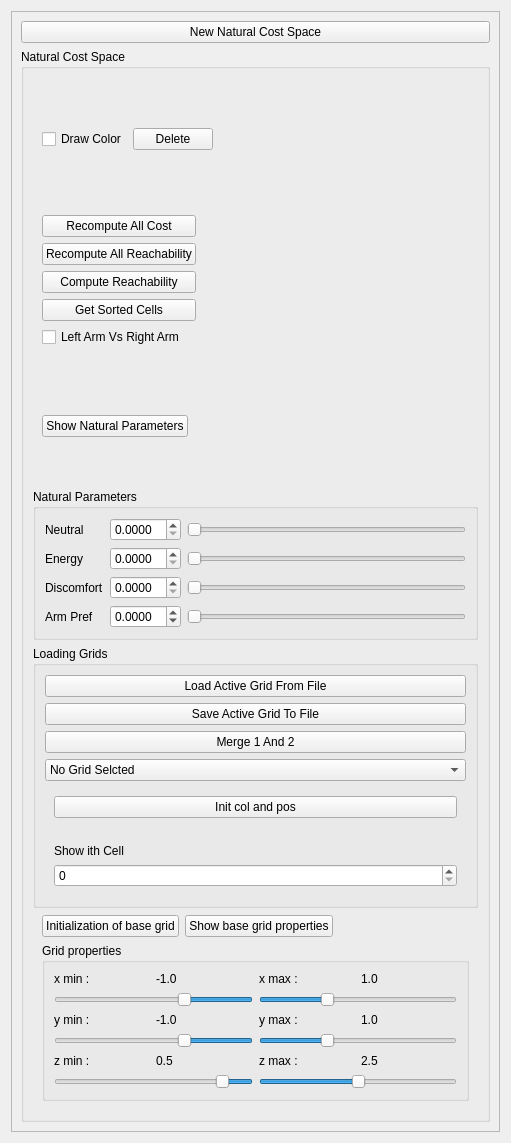
<?xml version="1.0" encoding="UTF-8"?>
<ui version="4.0">
 <class>NaturalWidget</class>
 <widget class="QWidget" name="NaturalWidget">
  <property name="geometry">
   <rect>
    <x>0</x>
    <y>0</y>
    <width>511</width>
    <height>1143</height>
   </rect>
  </property>
  <property name="windowTitle">
   <string>Form</string>
  </property>
  <layout class="QVBoxLayout" name="verticalLayout">
   <item>
    <widget class="QScrollArea" name="scrollArea">
     <property name="widgetResizable">
      <bool>true</bool>
     </property>
     <widget class="QWidget" name="scrollAreaWidgetContents">
      <property name="geometry">
       <rect>
        <x>0</x>
        <y>0</y>
        <width>491</width>
        <height>1123</height>
       </rect>
      </property>
      <layout class="QVBoxLayout" name="verticalLayout_6">
       <item>
        <widget class="QPushButton" name="pushButtonNewNaturalCostSpace">
         <property name="text">
          <string>New Natural Cost Space</string>
         </property>
        </widget>
       </item>
       <item>
        <widget class="QGroupBox" name="HRICSNatural">
         <property name="title">
          <string>Natural Cost Space</string>
         </property>
         <layout class="QVBoxLayout" name="verticalLayout_2">
          <item>
           <widget class="QWidget" name="widget_2" native="true">
            <layout class="QHBoxLayout" name="horizontalLayout_4">
             <item>
              <widget class="QCheckBox" name="checkBoxDrawNaturalColor">
               <property name="text">
                <string>Draw Color</string>
               </property>
              </widget>
             </item>
             <item>
              <widget class="QPushButton" name="pushButtonDeleteNaturalCostSpace">
               <property name="text">
                <string>Delete</string>
               </property>
              </widget>
             </item>
             <item>
              <spacer name="horizontalSpacer_9">
               <property name="orientation">
                <enum>Qt::Horizontal</enum>
               </property>
               <property name="sizeHint" stdset="0">
                <size>
                 <width>40</width>
                 <height>20</height>
                </size>
               </property>
              </spacer>
             </item>
            </layout>
           </widget>
          </item>
          <item>
           <widget class="QWidget" name="widget_4" native="true">
            <layout class="QGridLayout" name="gridLayout_3">
             <item row="0" column="0">
              <widget class="QPushButton" name="pushButtonComputeAllNatCost">
               <property name="text">
                <string>Recompute All Cost</string>
               </property>
              </widget>
             </item>
             <item row="0" column="1">
              <spacer name="horizontalSpacer_2">
               <property name="orientation">
                <enum>Qt::Horizontal</enum>
               </property>
               <property name="sizeHint" stdset="0">
                <size>
                 <width>40</width>
                 <height>20</height>
                </size>
               </property>
              </spacer>
             </item>
             <item row="2" column="0">
              <widget class="QPushButton" name="pushButtonComputeReachability">
               <property name="text">
                <string>Compute Reachability</string>
               </property>
              </widget>
             </item>
             <item row="5" column="0">
              <widget class="QCheckBox" name="checkBoxHriLeftArmVsRightArm">
               <property name="text">
                <string>Left Arm Vs Right Arm</string>
               </property>
              </widget>
             </item>
             <item row="3" column="0">
              <widget class="QPushButton" name="pushButtonGetSortedCells">
               <property name="text">
                <string>Get Sorted Cells</string>
               </property>
              </widget>
             </item>
             <item row="1" column="0">
              <widget class="QPushButton" name="pushButtonRecomputeReach">
               <property name="text">
                <string>Recompute All Reachability</string>
               </property>
              </widget>
             </item>
            </layout>
           </widget>
          </item>
          <item>
           <widget class="QWidget" name="widget_18" native="true">
            <layout class="QGridLayout" name="gridLayout">
             <property name="bottomMargin">
              <number>1</number>
             </property>
             <item row="0" column="2">
              <spacer name="horizontalSpacer_5">
               <property name="orientation">
                <enum>Qt::Horizontal</enum>
               </property>
               <property name="sizeHint" stdset="0">
                <size>
                 <width>40</width>
                 <height>20</height>
                </size>
               </property>
              </spacer>
             </item>
             <item row="0" column="0">
              <widget class="QPushButton" name="pushButton_NaturalParam">
               <property name="text">
                <string>Show Natural Parameters</string>
               </property>
               <property name="checkable">
                <bool>true</bool>
               </property>
              </widget>
             </item>
            </layout>
           </widget>
          </item>
          <item>
           <widget class="QGroupBox" name="NaturalParameters">
            <property name="title">
             <string>Natural Parameters</string>
            </property>
            <layout class="QVBoxLayout" name="verticalLayout_4">
             <item>
              <layout class="QGridLayout" name="gridLayoutNatural">
               <item row="0" column="0">
                <widget class="QLabel" name="label_13">
                 <property name="text">
                  <string>Neutral</string>
                 </property>
                </widget>
               </item>
               <item row="0" column="1">
                <widget class="QDoubleSpinBox" name="doubleSpinBoxNeutralDist">
                 <property name="decimals">
                  <number>4</number>
                 </property>
                 <property name="maximum">
                  <double>20.000000000000000</double>
                 </property>
                 <property name="singleStep">
                  <double>0.100000000000000</double>
                 </property>
                 <property name="value">
                  <double>0.000000000000000</double>
                 </property>
                </widget>
               </item>
               <item row="0" column="2">
                <widget class="QSlider" name="horizontalSliderNeutralDist">
                 <property name="maximum">
                  <number>5000</number>
                 </property>
                 <property name="value">
                  <number>0</number>
                 </property>
                 <property name="orientation">
                  <enum>Qt::Horizontal</enum>
                 </property>
                </widget>
               </item>
               <item row="1" column="0">
                <widget class="QLabel" name="label_14">
                 <property name="text">
                  <string>Energy</string>
                 </property>
                </widget>
               </item>
               <item row="1" column="1">
                <widget class="QDoubleSpinBox" name="doubleSpinBoxEnergy">
                 <property name="decimals">
                  <number>4</number>
                 </property>
                 <property name="maximum">
                  <double>20.000000000000000</double>
                 </property>
                 <property name="singleStep">
                  <double>0.100000000000000</double>
                 </property>
                </widget>
               </item>
               <item row="1" column="2">
                <widget class="QSlider" name="horizontalSliderEnergy">
                 <property name="maximum">
                  <number>5000</number>
                 </property>
                 <property name="orientation">
                  <enum>Qt::Horizontal</enum>
                 </property>
                </widget>
               </item>
               <item row="2" column="0">
                <widget class="QLabel" name="label_15">
                 <property name="text">
                  <string>Discomfort</string>
                 </property>
                </widget>
               </item>
               <item row="2" column="1">
                <widget class="QDoubleSpinBox" name="doubleSpinBoxDiscomfort">
                 <property name="decimals">
                  <number>4</number>
                 </property>
                 <property name="maximum">
                  <double>20.000000000000000</double>
                 </property>
                 <property name="singleStep">
                  <double>0.100000000000000</double>
                 </property>
                </widget>
               </item>
               <item row="2" column="2">
                <widget class="QSlider" name="horizontalSliderDiscomfort">
                 <property name="maximum">
                  <number>5000</number>
                 </property>
                 <property name="orientation">
                  <enum>Qt::Horizontal</enum>
                 </property>
                </widget>
               </item>
               <item row="3" column="0">
                <widget class="QLabel" name="label_17">
                 <property name="toolTip">
                  <string>to the left (negatives) for left handed human, and right (positives) for right handed human</string>
                 </property>
                 <property name="text">
                  <string>Arm Pref</string>
                 </property>
                </widget>
               </item>
               <item row="3" column="1">
                <widget class="QDoubleSpinBox" name="doubleSpinBoxArmPref">
                 <property name="toolTip">
                  <string>to the left (negatives) for left handed human, and right (positives) for right handed human</string>
                 </property>
                 <property name="decimals">
                  <number>4</number>
                 </property>
                 <property name="minimum">
                  <double>-1.000000000000000</double>
                 </property>
                 <property name="maximum">
                  <double>1.000000000000000</double>
                 </property>
                 <property name="singleStep">
                  <double>0.050000000000000</double>
                 </property>
                </widget>
               </item>
               <item row="3" column="2">
                <widget class="QSlider" name="horizontalSliderArmPref">
                 <property name="toolTip">
                  <string>to the left (negatives) for left handed human, and right (positives) for right handed human</string>
                 </property>
                 <property name="maximum">
                  <number>5000</number>
                 </property>
                 <property name="orientation">
                  <enum>Qt::Horizontal</enum>
                 </property>
                </widget>
               </item>
              </layout>
             </item>
            </layout>
           </widget>
          </item>
          <item>
           <widget class="QGroupBox" name="groupBox">
            <property name="title">
             <string>Loading Grids</string>
            </property>
            <layout class="QVBoxLayout" name="verticalLayout_3">
             <item>
              <widget class="QPushButton" name="pushButtonLoadActiveGridFromFile">
               <property name="text">
                <string>Load Active Grid From File</string>
               </property>
              </widget>
             </item>
             <item>
              <widget class="QPushButton" name="pushButtonSaveActiveGridToFile">
               <property name="text">
                <string>Save Active Grid To File</string>
               </property>
              </widget>
             </item>
             <item>
              <widget class="QPushButton" name="pushButtonMergeGrids">
               <property name="text">
                <string>Merge 1 And 2</string>
               </property>
              </widget>
             </item>
             <item>
              <widget class="QComboBox" name="activeGridsBox">
               <item>
                <property name="text">
                 <string>No Grid Selcted</string>
                </property>
               </item>
              </widget>
             </item>
             <item>
              <widget class="QWidget" name="widget_8" native="true">
               <layout class="QVBoxLayout" name="verticalLayout_5">
                <item>
                 <widget class="QPushButton" name="pushButton_initColPos">
                  <property name="text">
                   <string>Init col and pos</string>
                  </property>
                 </widget>
                </item>
                <item>
                 <spacer name="horizontalSpacer_3">
                  <property name="orientation">
                   <enum>Qt::Horizontal</enum>
                  </property>
                  <property name="sizeHint" stdset="0">
                   <size>
                    <width>40</width>
                    <height>20</height>
                   </size>
                  </property>
                 </spacer>
                </item>
                <item>
                 <widget class="QLabel" name="label">
                  <property name="text">
                   <string>Show ith Cell</string>
                  </property>
                 </widget>
                </item>
                <item>
                 <widget class="QSpinBox" name="spinBoxCellToShow">
                  <property name="maximum">
                   <number>5000</number>
                  </property>
                 </widget>
                </item>
               </layout>
              </widget>
             </item>
            </layout>
           </widget>
          </item>
          <item>
           <widget class="QWidget" name="widget_17" native="true">
            <layout class="QFormLayout" name="formLayout">
             <property name="sizeConstraint">
              <enum>QLayout::SetDefaultConstraint</enum>
             </property>
             <property name="fieldGrowthPolicy">
              <enum>QFormLayout::FieldsStayAtSizeHint</enum>
             </property>
             <property name="labelAlignment">
              <set>Qt::AlignLeading|Qt::AlignLeft|Qt::AlignVCenter</set>
             </property>
             <property name="topMargin">
              <number>1</number>
             </property>
             <item row="1" column="0">
              <widget class="QPushButton" name="pushButtonInitBaseGrid">
               <property name="sizePolicy">
                <sizepolicy hsizetype="Preferred" vsizetype="Fixed">
                 <horstretch>0</horstretch>
                 <verstretch>0</verstretch>
                </sizepolicy>
               </property>
               <property name="text">
                <string>Initialization of base grid</string>
               </property>
              </widget>
             </item>
             <item row="1" column="1">
              <widget class="QPushButton" name="pushButton_gridProperties">
               <property name="sizePolicy">
                <sizepolicy hsizetype="Preferred" vsizetype="Fixed">
                 <horstretch>0</horstretch>
                 <verstretch>0</verstretch>
                </sizepolicy>
               </property>
               <property name="text">
                <string>Show base grid properties</string>
               </property>
               <property name="checkable">
                <bool>true</bool>
               </property>
              </widget>
             </item>
             <item row="2" column="0" colspan="2">
              <widget class="QGroupBox" name="groupBox_gridPreperties">
               <property name="title">
                <string>Grid properties</string>
               </property>
               <layout class="QGridLayout" name="gridLayout_7">
                <item row="0" column="0">
                 <widget class="QLabel" name="label_5">
                  <property name="text">
                   <string>x min :</string>
                  </property>
                 </widget>
                </item>
                <item row="0" column="1">
                 <widget class="QLabel" name="label_xmin">
                  <property name="text">
                   <string>-1.0</string>
                  </property>
                 </widget>
                </item>
                <item row="0" column="2">
                 <widget class="QLabel" name="label_6">
                  <property name="text">
                   <string>x max :</string>
                  </property>
                 </widget>
                </item>
                <item row="0" column="3">
                 <widget class="QLabel" name="label_xmax">
                  <property name="text">
                   <string>1.0</string>
                  </property>
                 </widget>
                </item>
                <item row="1" column="0" colspan="2">
                 <widget class="QSlider" name="horizontalSlider_xmin">
                  <property name="minimum">
                   <number>0</number>
                  </property>
                  <property name="maximum">
                   <number>30</number>
                  </property>
                  <property name="value">
                   <number>10</number>
                  </property>
                  <property name="orientation">
                   <enum>Qt::Horizontal</enum>
                  </property>
                  <property name="invertedAppearance">
                   <bool>true</bool>
                  </property>
                  <property name="invertedControls">
                   <bool>false</bool>
                  </property>
                  <property name="tickPosition">
                   <enum>QSlider::NoTicks</enum>
                  </property>
                  <property name="tickInterval">
                   <number>0</number>
                  </property>
                 </widget>
                </item>
                <item row="1" column="2" colspan="2">
                 <widget class="QSlider" name="horizontalSlider_xmax">
                  <property name="maximum">
                   <number>30</number>
                  </property>
                  <property name="value">
                   <number>10</number>
                  </property>
                  <property name="orientation">
                   <enum>Qt::Horizontal</enum>
                  </property>
                 </widget>
                </item>
                <item row="2" column="0">
                 <widget class="QLabel" name="label_7">
                  <property name="text">
                   <string>y min :</string>
                  </property>
                 </widget>
                </item>
                <item row="2" column="1">
                 <widget class="QLabel" name="label_ymin">
                  <property name="text">
                   <string>-1.0</string>
                  </property>
                 </widget>
                </item>
                <item row="2" column="2">
                 <widget class="QLabel" name="label_11">
                  <property name="text">
                   <string>y max :</string>
                  </property>
                 </widget>
                </item>
                <item row="2" column="3">
                 <widget class="QLabel" name="label_ymax">
                  <property name="text">
                   <string>1.0</string>
                  </property>
                 </widget>
                </item>
                <item row="3" column="0" colspan="2">
                 <widget class="QSlider" name="horizontalSlider_ymin">
                  <property name="maximum">
                   <number>30</number>
                  </property>
                  <property name="value">
                   <number>10</number>
                  </property>
                  <property name="orientation">
                   <enum>Qt::Horizontal</enum>
                  </property>
                  <property name="invertedAppearance">
                   <bool>true</bool>
                  </property>
                 </widget>
                </item>
                <item row="3" column="2" colspan="2">
                 <widget class="QSlider" name="horizontalSlider_ymax">
                  <property name="maximum">
                   <number>30</number>
                  </property>
                  <property name="value">
                   <number>10</number>
                  </property>
                  <property name="orientation">
                   <enum>Qt::Horizontal</enum>
                  </property>
                 </widget>
                </item>
                <item row="4" column="0">
                 <widget class="QLabel" name="label_12">
                  <property name="text">
                   <string>z min :</string>
                  </property>
                 </widget>
                </item>
                <item row="4" column="1">
                 <widget class="QLabel" name="label_zmin">
                  <property name="text">
                   <string>0.5</string>
                  </property>
                 </widget>
                </item>
                <item row="4" column="2">
                 <widget class="QLabel" name="label_16">
                  <property name="text">
                   <string>z max :</string>
                  </property>
                 </widget>
                </item>
                <item row="4" column="3">
                 <widget class="QLabel" name="label_zmax">
                  <property name="text">
                   <string>2.5</string>
                  </property>
                 </widget>
                </item>
                <item row="5" column="0" colspan="2">
                 <widget class="QSlider" name="horizontalSlider_zmin">
                  <property name="minimum">
                   <number>-10</number>
                  </property>
                  <property name="maximum">
                   <number>30</number>
                  </property>
                  <property name="value">
                   <number>-5</number>
                  </property>
                  <property name="orientation">
                   <enum>Qt::Horizontal</enum>
                  </property>
                  <property name="invertedAppearance">
                   <bool>true</bool>
                  </property>
                 </widget>
                </item>
                <item row="5" column="2" colspan="2">
                 <widget class="QSlider" name="horizontalSlider_zmax">
                  <property name="minimum">
                   <number>10</number>
                  </property>
                  <property name="maximum">
                   <number>40</number>
                  </property>
                  <property name="value">
                   <number>25</number>
                  </property>
                  <property name="orientation">
                   <enum>Qt::Horizontal</enum>
                  </property>
                 </widget>
                </item>
               </layout>
              </widget>
             </item>
            </layout>
           </widget>
          </item>
         </layout>
        </widget>
       </item>
      </layout>
     </widget>
    </widget>
   </item>
  </layout>
 </widget>
 <resources/>
 <connections/>
</ui>
